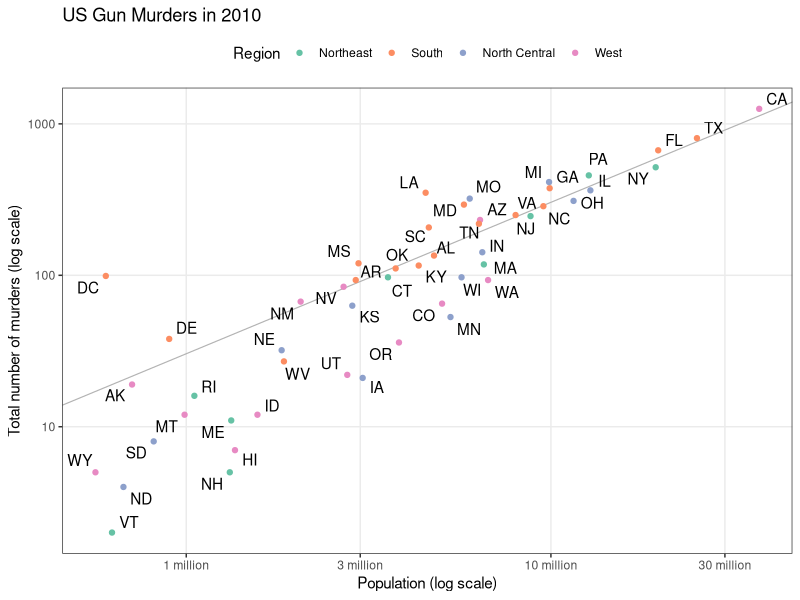
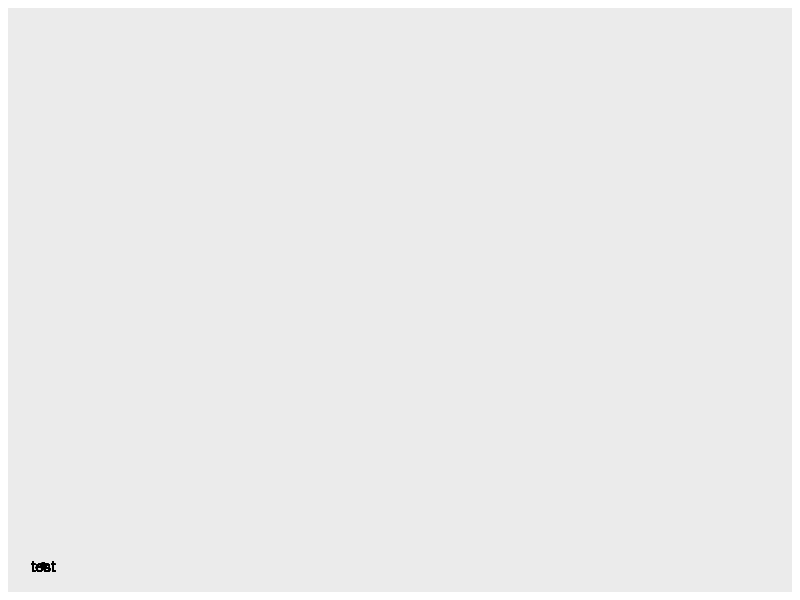
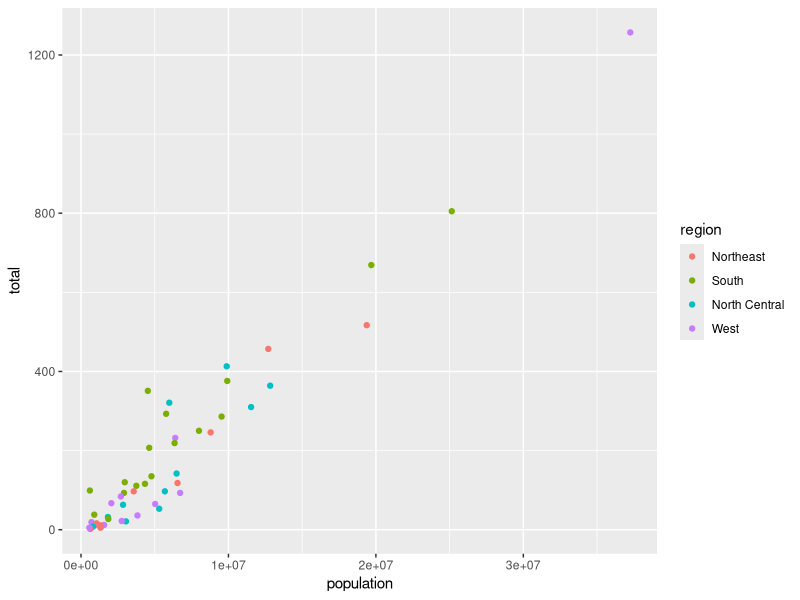
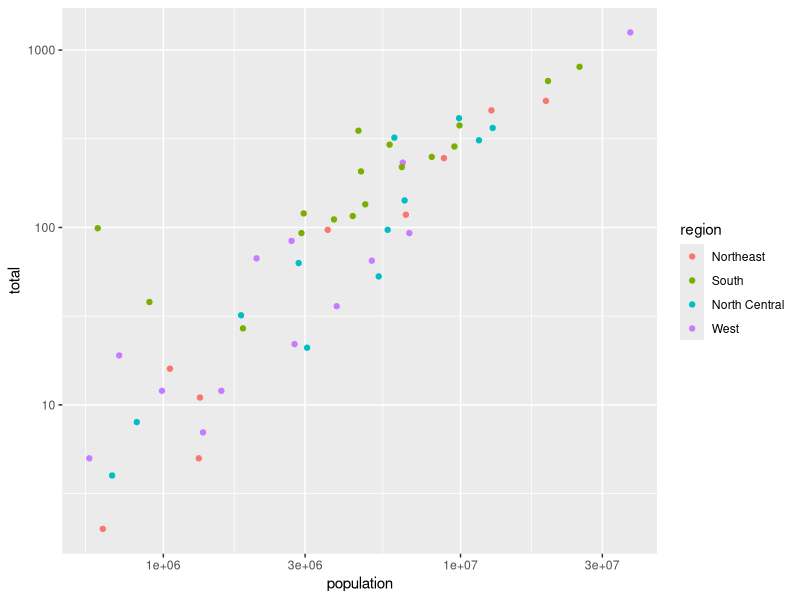
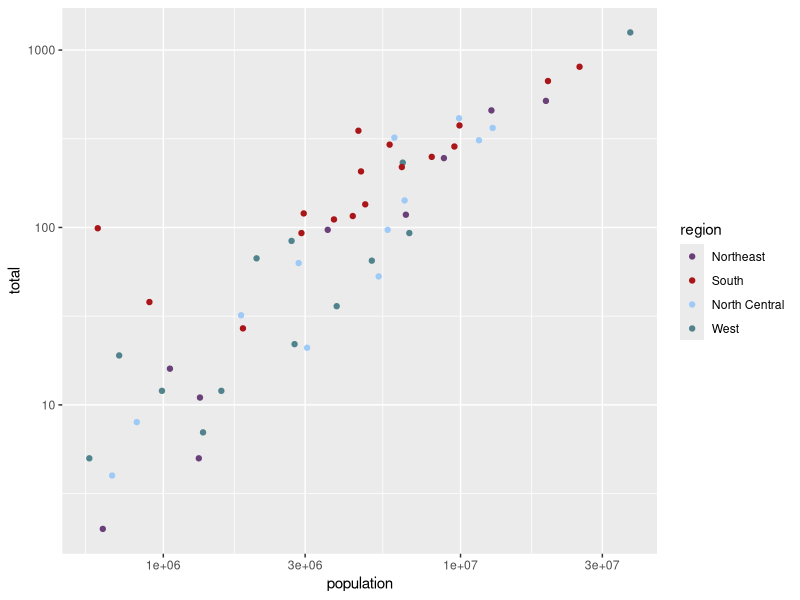
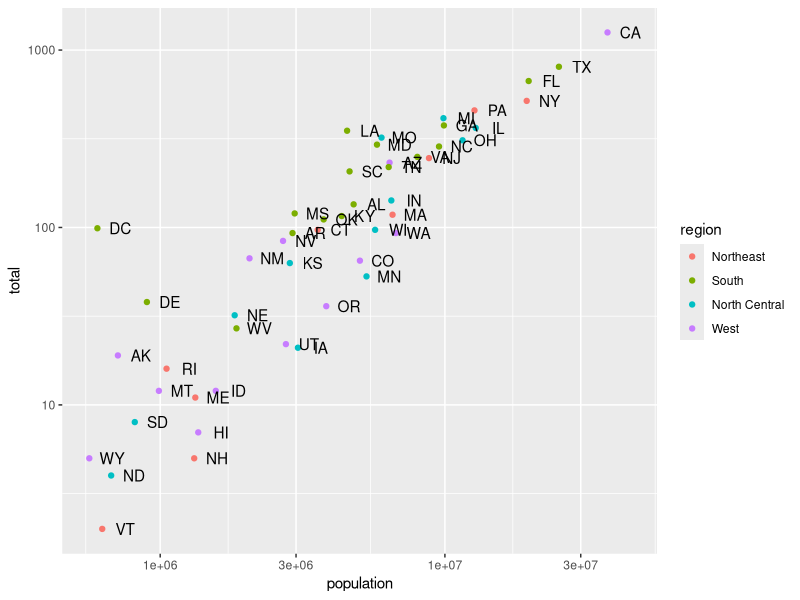
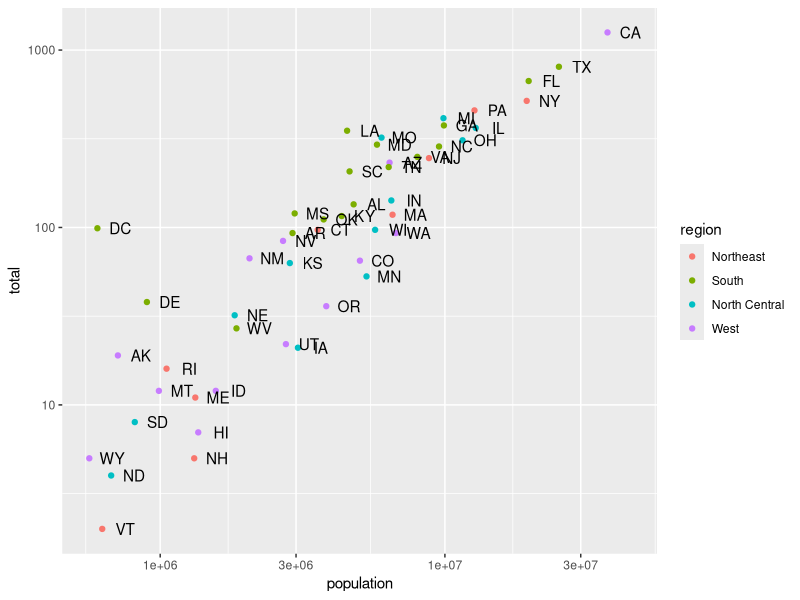
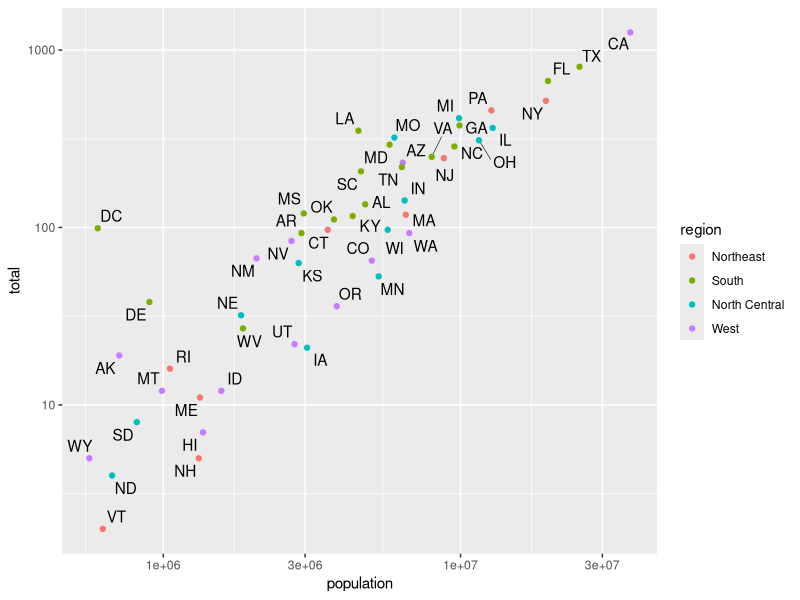

These charts were generated, in order, by the following R code:
## ---- chunk 1
#| echo: FALSE
library("knitr")
knitr::opts_chunk$set(cache = FALSE, message = FALSE, warning = FALSE, echo = TRUE)
## ---- chunk 2
library(tidyverse)
library(dslabs)
library(ggrepel)
library(scales)
## ---- chunk 3
#| echo: FALSE
data(murders)
r <- murders %>% 
  summarize(rate = sum(total) /  sum(population)) %>%
  pull(rate)

ggplot(murders, aes(x = population, y = total)) +
  geom_abline(intercept = log10(r), linewidth = 0.4, col = "#b3b3b3") +
  geom_text_repel(aes(label = abb), segment.size = 0.2) + # I moved it up so that the geom_point's appear on top of the lines
  geom_point(aes(col = region)) +
  scale_x_log10(labels = unit_format(unit = "million", scale = 1e-6)) + # used to convert scientific notation to readable labels
  scale_y_log10() +
  scale_color_brewer(palette = "Set2") +
  labs(
    x = "Population (log scale)",
    y = "Total number of murders (log scale)",
    color = "Region",
    title = "US Gun Murders in 2010"
  ) +
  theme_bw() +
  theme(
    legend.position = "top",
    panel.grid.minor = element_blank()
  )
## ---- chunk 4
data(murders)
head(murders)
## ---- chunk 5
non_tidy <- data.frame(t(murders))
colnames(non_tidy) <- non_tidy[1, ]
non_tidy <- non_tidy[-1, ]
non_tidy[, 1:6]
## ---- chunk 6
ggplot(murders) +
  geom_point(x = 0, y = 0) +
  geom_text(x = 0, y = 0, label = "test")
## ---- chunk 7
ggplot(murders) +
  geom_point(aes(x = population, y = total, col = region))
## ---- chunk 8
ggplot(murders) +
  geom_point(aes(x = population, y = total, col = region)) +
  scale_x_log10() +
  scale_y_log10()
## ---- chunk 9
ggplot(murders) +
  geom_point(aes(x = population, y = total, col = region)) +
  scale_x_log10() +
  scale_y_log10() +
  scale_color_manual(values = c("#6a4078", "#aa1518", "#9ecaf8", "#50838c")) # exercise: find better colors using https://imagecolorpicker.com/
## ---- chunk 10
ggplot(murders) +
  geom_point(aes(x = population, y = total, col = region)) +
  geom_text(
    aes(x = population, y = total, label = abb),
    nudge_x = 0.08 # what would happen if I remove this?
  ) +
  scale_x_log10() +
  scale_y_log10()
## ---- chunk 11
ggplot(murders, aes(x = population, y = total)) +
  geom_point(aes(col = region)) +
  geom_text(aes(label = abb), nudge_x = 0.08) +
  scale_x_log10() +
  scale_y_log10()
## ---- chunk 12
ggplot(murders, aes(x = population, y = total)) +
  geom_text_repel(aes(label = abb), segment.size = 0.2) + # I moved it up so that the geom_point's appear on top of the lines
  geom_point(aes(col = region)) +
  scale_x_log10() +
  scale_y_log10()
## ---- chunk 13
r <- murders %>% 
  summarize(rate = sum(total) /  sum(population)) %>%
  pull(rate)
r
## ---- chunk 14
ggplot(murders, aes(x = population, y = total)) +
  geom_abline(intercept = log10(r), linewidth = 0.4, col = "#b3b3b3") +
  geom_text_repel(aes(label = abb), segment.size = 0.2) +
  geom_point(aes(col = region)) +
  scale_x_log10() +
  scale_y_log10()
## ---- chunk 15
ggplot(murders, aes(x = population, y = total)) +
  geom_abline(intercept = log10(r), linewidth = 0.4, col = "#b3b3b3") +
  geom_text_repel(aes(label = abb), segment.size = 0.2) +
  geom_point(aes(col = region)) +
  scale_x_log10(labels = unit_format(unit = "million", scale = 1e-6)) + # used to convert scientific notation to readable labels
  scale_y_log10() +
  labs(
    x = "Population (log scale)",
    y = "Total number of murders (log scale)",
    color = "region",
    title = "US Gun Murders in 2010"
  ) +
  theme(legend.position = "top")
## ---- chunk 16
ggplot(murders, aes(x = population, y = total)) +
  geom_abline(intercept = log10(r), linewidth = 0.4, col = "#b3b3b3") +
  geom_text_repel(aes(label = abb), segment.size = 0.2) +
  geom_point(aes(col = region)) +
  scale_x_log10(labels = unit_format(unit = "million", scale = 1e-6)) +
  scale_y_log10() +
  scale_color_brewer(palette = "Set2") +
  labs(
    x = "Population (log scale)",
    y = "Total number of murders (log scale)",
    color = "Region",
    title = "US Gun Murders in 2010"
  ) +
  theme_bw() +
  theme(
    legend.position = "top",
    panel.grid.minor = element_blank()
  )
